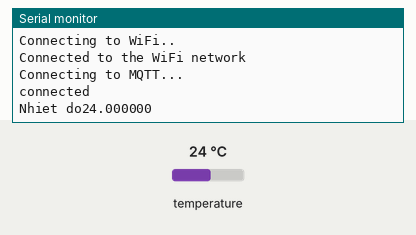
Recording of a sketch running on a simulated ESP8266 (NodeMCU). On the bench: the last lines printed to the serial monitor. The test bench sets the inputs (shaded band); at power-on: temperature 24 °C. WiFi joins after 1.5 s; servers stay silent unless stated; no MQTT or app messages arrive unless stated.

Above: at 2.7 s.
2.8 s: temperature set to 12 °C
At 4.2 s:
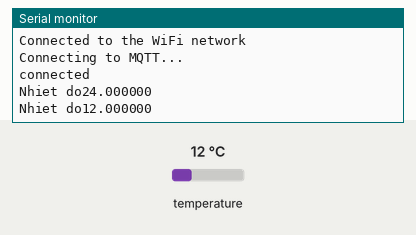
4.3 s: temperature set to 19 °C
At 6.3 s:
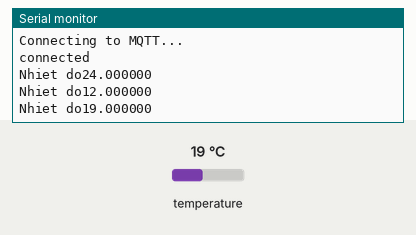
Timing chart, 0 to 7.8 s (numbered marks = the images above; inputs shaded):
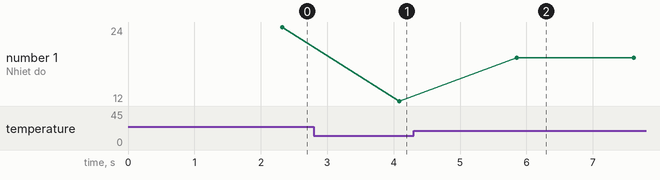

The sketch:

mqttClientReadTemp.ino
```cpp
#include <ESP8266WiFi.h>
#include <PubSubClient.h>
#include <OneWire.h>
#include <DallasTemperature.h>

const char* ssid = "PKT";
const char* password =  "123456a@";
const char* mqttServer = "192.168.0.115";
const int mqttPort = 1883;
const char* mqttUser = "";
const char* mqttPassword = "";
char temp2[50];
double temp1;

// Chân nối với Arduino
#define ONE_WIRE_BUS D5
//Thiết đặt thư viện onewire
OneWire oneWire(ONE_WIRE_BUS);
//Mình dùng thư viện DallasTemperature để đọc cho nhanh
DallasTemperature sensors(&oneWire);

WiFiClient espClient;
PubSubClient client(espClient);

void setup() {

  Serial.begin(115200);
  sensors.begin();
  WiFi.begin(ssid, password);

  while (WiFi.status() != WL_CONNECTED) {
    delay(500);
    Serial.println("Connecting to WiFi..");
  }
  Serial.println("Connected to the WiFi network");

  client.setServer(mqttServer, mqttPort);
  client.setCallback(callback);

  while (!client.connected()) {
    Serial.println("Connecting to MQTT...");

    if (client.connect("ESP8266Client", mqttUser, mqttPassword )) {

      Serial.println("connected");

    } else {

      Serial.print("failed with state ");
      Serial.print(client.state());
      delay(2000);

    }
  }

  client.publish("esp/test", "Hello from ESP8266");
  client.subscribe("esp/test");

}

void callback(char* topic, byte* payload, unsigned int length) {
  while (WiFi.status() != WL_CONNECTED) {
    delay(500);
    Serial.println("Connecting to WiFi..");
  }
  Serial.println("Connected to the WiFi network");

  client.setServer(mqttServer, mqttPort);
  client.setCallback(callback);

  while (!client.connected()) {
    Serial.println("Connecting to MQTT...");

    if (client.connect("ESP8266Client", mqttUser, mqttPassword )) {

      Serial.println("connected");

    } else {

      Serial.print("failed with state ");
      Serial.print(client.state());
      delay(2000);

    }
  }

}

void loop() {
  sensors.requestTemperatures();
  Serial.print("Nhiet do");
  temp1 = sensors.getTempCByIndex(0);
  sprintf(temp2,"%f",temp1);
  Serial.println(temp2); // vì 1 ic nên dùng 0
  client.publish("esp/test", temp2);
  //chờ 1 s rồi đọc để bạn kiệp thấy sự thay đổi
  delay(1000);
  client.loop();
}
```

Measured:
- after the input at 2.8 s, the serial monitor: prints a new line after 1.3 s (image 1)
- after the input at 4.3 s, the serial monitor: prints a new line after 1.6 s (image 2)
- plotted number 1: 24 → 12 after the input at 2.8 s, 12 → 19 after the input at 4.3 s
